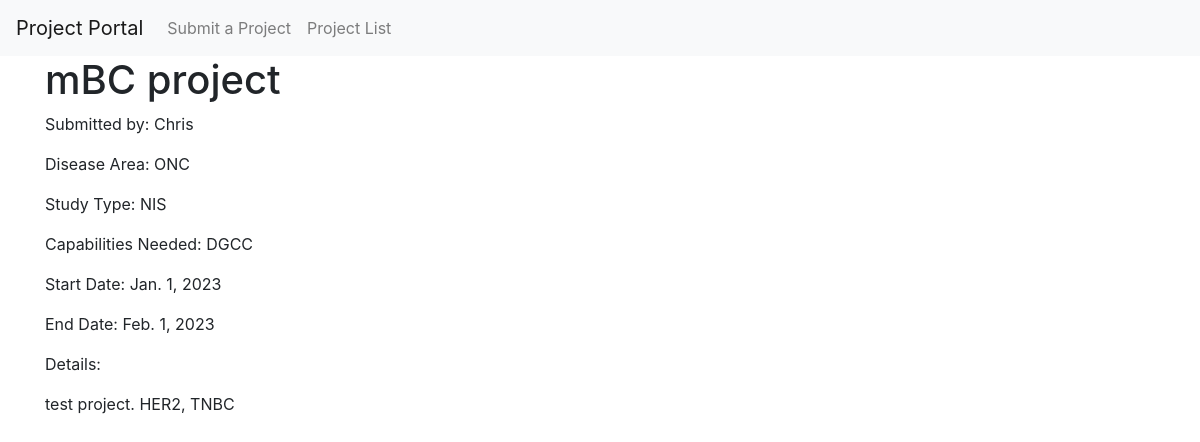
Page /project_portal/project/2/ on the committed database.
### project_portal/models.py (models this page shows)
class Project(models.Model):
    title = models.CharField(max_length=100)
    details = models.TextField()
    start_date = models.DateField()
    end_date = models.DateField()
    capabilities_needed = models.CharField(max_length=100)
    disease_area = models.CharField(max_length=100)
    study_type = models.CharField(max_length=100)
    submitted_by = models.CharField(max_length=100)

### project_portal/views.py (the view)
# urls.py: path('project/<int:project_id>/', views.project_detail_view, name='project_detail'),
def project_detail_view(request, project_id):
    project = get_object_or_404(Project, id=project_id)
    context = {'project': project}
    return render(request, 'project_detail.html', context)

### project_portal/templates/project_detail.html
{% extends 'base.html' %}
{% block content %}
  <h1>{{ project.title }}</h1>
  <p>Submitted by: {{ project.submitted_by }}</p>
  <p>Disease Area: {{ project.disease_area }}</p>
  <p>Study Type: {{ project.study_type }}</p>
  <p>Capabilities Needed: {{ project.capabilities_needed }}</p>
  <p>Start Date: {{ project.start_date }}</p>
  <p>End Date: {{ project.end_date }}</p>
  <p>Details:</p>
  <p>{{ project.details }}</p>
{% endblock %}

### rows in the picture
Project: title "mBC project", submitted_by "Chris", disease_area "ONC", study_type "NIS", capabilities_needed "DGCC", start_date "Jan. 1, 2023", end_date "Feb. 1, 2023", details "test project. HER2, TNBC"
